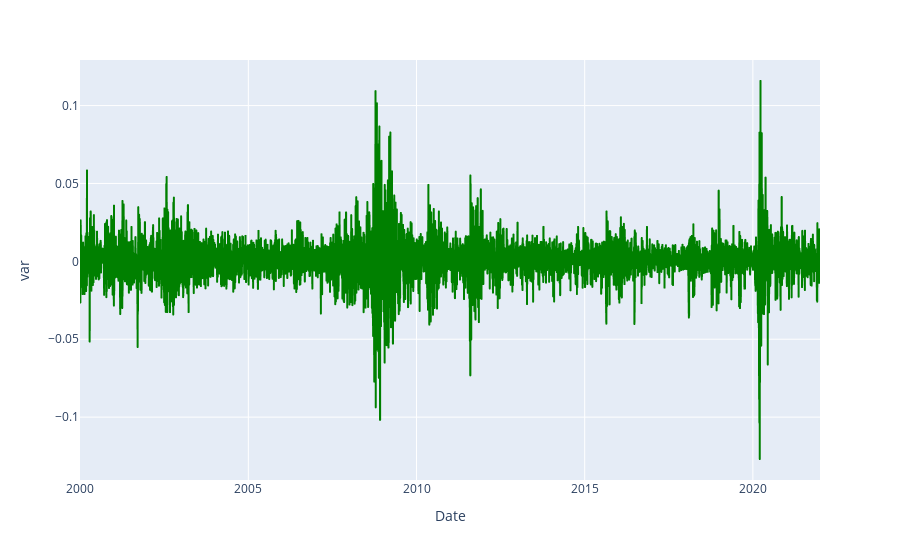

Notebook source saved alongside this figure:
### Markdown cell above
Lo siguiente es el codigo

### Code cell
fig = px.line(dataprueba2, x='Date', y="var", color_discrete_sequence=["green"])
fig.show()

### Figure 1 — Plotly figure (JSON) as saved in the notebook; plotly's stock layout.template omitted (floating-point values rounded to 4 significant figures; data arrays with more than 128 entries replaced by an {"elided": "..."} marker saying what was removed)
{"data": [{"hovertemplate": "Date=%{x}<br>var=%{y}<extra></extra>", "legendgroup": "", "line": {"color": "green", "dash": "solid"}, "marker": {"symbol": "circle"}, "mode": "lines", "name": "", "showlegend": false, "type": "scattergl", "x": {"elided": "5537 str values"}, "xaxis": "x", "y": {"elided": "5537 float values"}, "yaxis": "y"}], "layout": {"legend": {"tracegroupgap": 0}, "margin": {"t": 60}, "xaxis": {"anchor": "y", "domain": [0, 1], "title": {"text": "Date"}}, "yaxis": {"anchor": "x", "domain": [0, 1], "title": {"text": "var"}}}}
